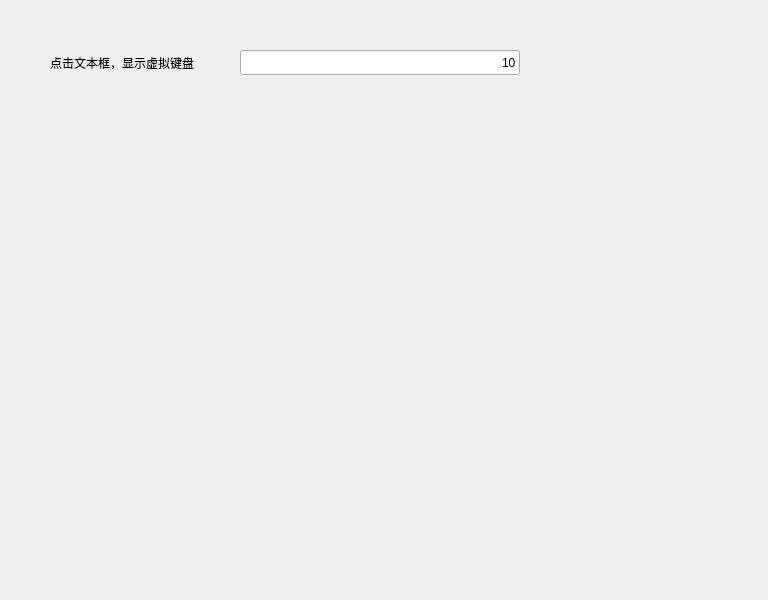
<?xml version="1.0" encoding="UTF-8"?>
<ui version="4.0">
 <class>mainwidget</class>
 <widget class="QWidget" name="mainwidget">
  <property name="geometry">
   <rect>
    <x>0</x>
    <y>0</y>
    <width>768</width>
    <height>600</height>
   </rect>
  </property>
  <property name="windowTitle">
   <string>mainwidget</string>
  </property>
  <property name="styleSheet">
   <string notr="true"/>
  </property>
  <widget class="QLabel" name="label">
   <property name="geometry">
    <rect>
     <x>50</x>
     <y>50</y>
     <width>191</width>
     <height>25</height>
    </rect>
   </property>
   <property name="font">
    <font>
     <family>Arial</family>
     <pointsize>9</pointsize>
    </font>
   </property>
   <property name="text">
    <string>点击文本框，显示虚拟键盘</string>
   </property>
  </widget>
  <widget class="MyLineEdit" name="lineEdit">
   <property name="geometry">
    <rect>
     <x>240</x>
     <y>50</y>
     <width>280</width>
     <height>25</height>
    </rect>
   </property>
   <property name="text">
    <string>10</string>
   </property>
   <property name="alignment">
    <set>Qt::AlignRight|Qt::AlignTrailing|Qt::AlignVCenter</set>
   </property>
  </widget>
 </widget>
 <layoutdefault spacing="6" margin="11"/>
 <customwidgets>
  <customwidget>
   <class>MyLineEdit</class>
   <extends>QLineEdit</extends>
   <header>mylineedit.h</header>
  </customwidget>
 </customwidgets>
 <resources/>
 <connections/>
</ui>
